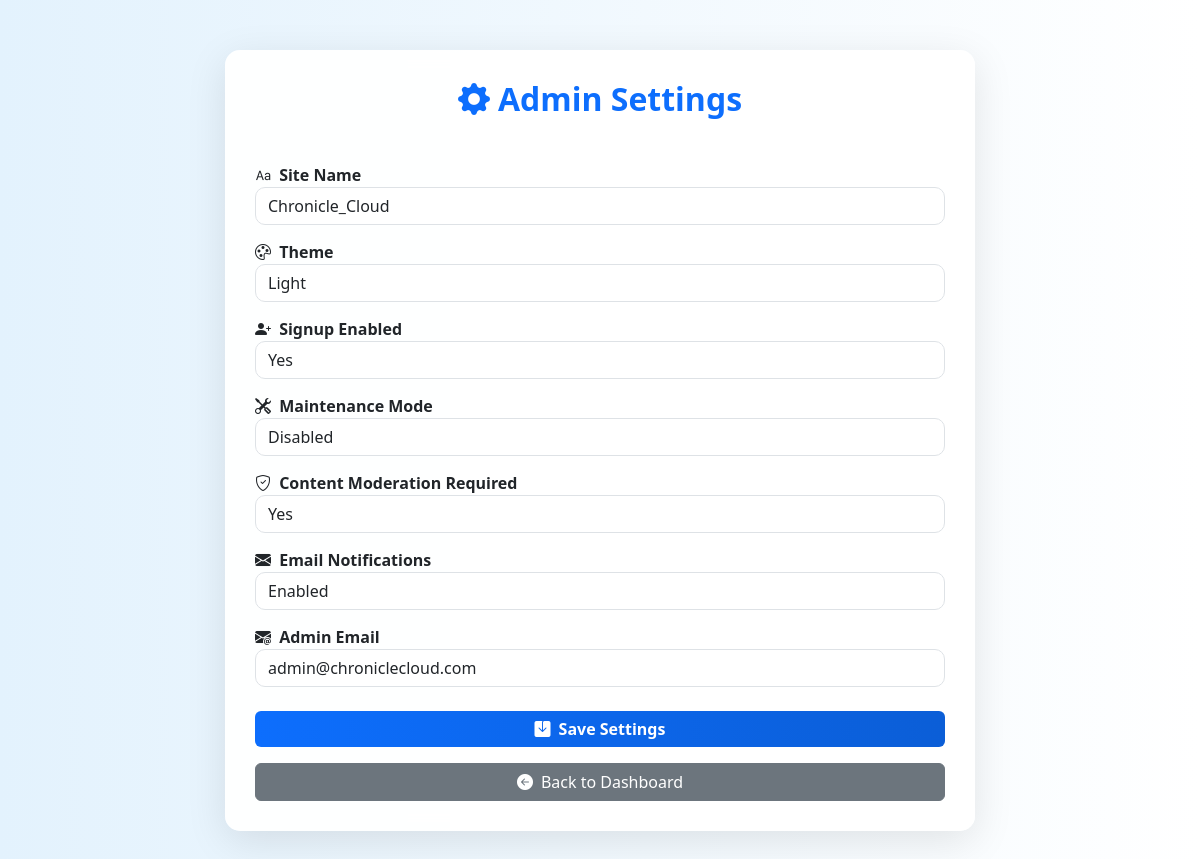
The app's page /admin/settings (signed in) with its own data.
### app/models/settings.py (models this page shows)
class Settings(db.Model):
    __tablename__ = 'settings'
    id = db.Column(db.Integer, primary_key=True)
    site_name = db.Column(db.String(100), default="ChronicleCloud")
    theme = db.Column(db.String(10), default='light')
    signup_enabled = db.Column(db.Boolean, default=True)
    maintenance_mode = db.Column(db.Boolean, default=False)
    default_role = db.Column(db.String(20), default='user')
    email_notifications = db.Column(db.Boolean, default=True)
    admin_email = db.Column(db.String(100), default="admin@chroniclecloud.com")
    moderation_required = db.Column(db.Boolean, default=True)

### app/routes/admin_routes.py (the view, shortened to what this page needs)
@admin_bp.route('/settings', methods=['GET', 'POST'])
@login_required
def settings():
    if not current_user.is_admin():
        flash('Access denied.', 'danger')
        return redirect(url_for('admin.admin_login'))
    settings = Settings.query.get(1)
    if not settings:
        settings = Settings(id=1)
        db.session.add(settings)
        db.session.commit()
    return render_template('admin/settings.html', settings=settings)

### app/__init__.py (called while the page is built)
@login_manager.user_loader
def load_user(user_id):
    from app.models.user import User
    return User.query.get(int(user_id))

### app/controllers/admin_controller.py (called while the page is built)
def get_settings():
    settings = Settings.query.first()
    if not settings:
        settings = Settings()
        db.session.add(settings)
        db.session.commit()
    return settings

### app/models/user.py (called while the page is built)
    def is_admin(self):
        return self.role == 'admin'

### app/templates/admin/settings.html (shortened to what this page needs)
<!DOCTYPE html>
<html lang="en" id="htmlRoot" data-theme="{{ settings.theme if settings else 'light' }}">
<head>
  <link href="https://cdn.jsdelivr.net/npm/bootstrap@5.3.3/dist/css/bootstrap.min.css" rel="stylesheet">
  <link href="https://cdn.jsdelivr.net/npm/bootstrap-icons@1.10.5/font/bootstrap-icons.css" rel="stylesheet">
</head>
<body>
  <div class="container settings-card">
    <h2><i class="bi bi-gear-fill me-2"></i>Admin Settings</h2>
    <form method="POST" action="{{ url_for('admin.settings') }}" id="settingsForm">
      <label><i class="bi bi-type me-1"></i> Site Name</label>
      <input type="text" name="site_name" class="form-control" required value="{{ settings.site_name }}">
      <label><i class="bi bi-palette me-1"></i> Theme</label>
      <select name="theme" class="form-control" id="themeSelect">
        <option value="light" {% if settings.theme == 'light' %}selected{% endif %}>Light</option>
      </select>
      <label><i class="bi bi-person-plus-fill me-1"></i> Signup Enabled</label>
      <select name="signup_enabled" class="form-control">
        <option value="true" {% if settings.signup_enabled %}selected{% endif %}>Yes</option>
      </select>
      <label><i class="bi bi-tools me-1"></i> Maintenance Mode</label>
      <select name="maintenance_mode" class="form-control">
        <option value="false" {% if not settings.maintenance_mode %}selected{% endif %}>Disabled</option>
      </select>
      <label><i class="bi bi-shield-check me-1"></i> Content Moderation Required</label>
      <select name="moderation_required" class="form-control">
        <option value="true" {% if settings.moderation_required %}selected{% endif %}>Yes</option>
      </select>
      <label><i class="bi bi-envelope-fill me-1"></i> Email Notifications</label>
      <select name="email_notifications" class="form-control">
        <option value="true" {% if settings.email_notifications %}selected{% endif %}>Enabled</option>
      </select>
      <label><i class="bi bi-envelope-at-fill me-1"></i> Admin Email</label>
      <input type="email" name="admin_email" class="form-control" value="{{ settings.admin_email }}">
      <button type="submit" class="btn btn-primary w-100 mt-4">
        <i class="bi bi-save-fill me-2"></i>Save Settings
      </button>
    </form>
    <a href="{{ url_for('admin.admin_dashboard') }}" class="btn btn-secondary w-100 mt-3">
      <i class="bi bi-arrow-left-circle-fill me-2"></i>Back to Dashboard
    </a>
  </div>
</body>
</html>

### app/templates/admin/settings.html (style rules this page uses)
body { background: linear-gradient(to right, #e3f2fd, #ffffff); font-family: 'Segoe UI', sans-serif; padding: 50px 0; transition: background-color 0.3s ease, color 0.3s ease; }
.settings-card { max-width: 750px; margin: auto; background: rgba(255, 255, 255, 0.95); padding: 30px; border-radius: 15px; box-shadow: 0 10px 40px rgba(0, 0, 0, 0.1); backdrop-filter: blur(8px); }
h2 { text-align: center; font-weight: 700; margin-bottom: 30px; color: #0d6efd; }
label { margin-top: 15px; font-weight: 600; }
.form-control { border-radius: 10px; box-shadow: none; }
.btn-primary { background: linear-gradient(to right, #0d6efd, #0b5ed7); border: none; font-weight: 600; }
.btn-secondary { background-color: #6c757d; font-weight: 500; }

### records on screen
Settings: site_name "Chronicle_Cloud", theme "Light", signup_enabled "Yes", maintenance_mode "Disabled", moderation_required "Yes", email_notifications "Enabled", admin_email "admin@chroniclecloud.com"
